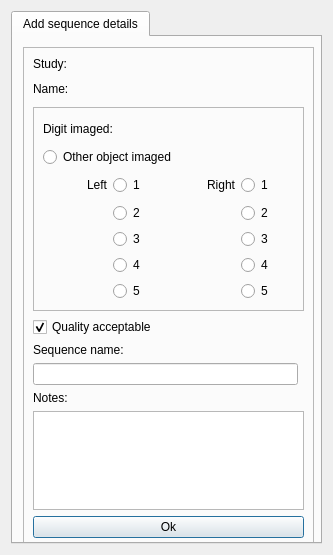
<?xml version="1.0" encoding="UTF-8"?>
<ui version="4.0">
 <class>end_sequenceDialog</class>
 <widget class="QDialog" name="end_sequenceDialog">
  <property name="geometry">
   <rect>
    <x>0</x>
    <y>0</y>
    <width>333</width>
    <height>555</height>
   </rect>
  </property>
  <property name="windowTitle">
   <string>Finalise sequence:</string>
  </property>
  <property name="modal">
   <bool>true</bool>
  </property>
  <layout class="QVBoxLayout" name="verticalLayout">
   <item>
    <widget class="QTabWidget" name="tabWidget">
     <property name="currentIndex">
      <number>0</number>
     </property>
     <widget class="QWidget" name="searchPage">
      <attribute name="title">
       <string>Add sequence details</string>
      </attribute>
      <widget class="QFrame" name="frame">
       <property name="geometry">
        <rect>
         <x>10</x>
         <y>10</y>
         <width>291</width>
         <height>501</height>
        </rect>
       </property>
       <property name="frameShape">
        <enum>QFrame::StyledPanel</enum>
       </property>
       <property name="frameShadow">
        <enum>QFrame::Raised</enum>
       </property>
       <layout class="QGridLayout" name="gridLayout_4">
        <item row="1" column="0">
         <widget class="QLabel" name="nameLabel">
          <property name="minimumSize">
           <size>
            <width>80</width>
            <height>24</height>
           </size>
          </property>
          <property name="text">
           <string>Name:</string>
          </property>
         </widget>
        </item>
        <item row="8" column="0" colspan="2">
         <widget class="QPushButton" name="endSequenceButton">
          <property name="text">
           <string>Ok</string>
          </property>
         </widget>
        </item>
        <item row="6" column="0">
         <widget class="QLabel" name="label">
          <property name="text">
           <string>Notes:</string>
          </property>
         </widget>
        </item>
        <item row="7" column="0" colspan="2">
         <widget class="QPlainTextEdit" name="sequenceNotesPlainTextEdit"/>
        </item>
        <item row="0" column="0">
         <widget class="QLabel" name="studyLabel">
          <property name="text">
           <string>Study:</string>
          </property>
         </widget>
        </item>
        <item row="2" column="0" colspan="2">
         <widget class="QFrame" name="frame_2">
          <property name="frameShape">
           <enum>QFrame::StyledPanel</enum>
          </property>
          <property name="frameShadow">
           <enum>QFrame::Raised</enum>
          </property>
          <layout class="QGridLayout" name="gridLayout_2">
           <item row="0" column="0" colspan="2">
            <widget class="QLabel" name="findDigitLabel">
             <property name="minimumSize">
              <size>
               <width>0</width>
               <height>24</height>
              </size>
             </property>
             <property name="text">
              <string>Digit imaged:</string>
             </property>
            </widget>
           </item>
           <item row="2" column="0">
            <widget class="QLabel" name="label_33">
             <property name="minimumSize">
              <size>
               <width>0</width>
               <height>24</height>
              </size>
             </property>
             <property name="text">
              <string>Left</string>
             </property>
             <property name="alignment">
              <set>Qt::AlignRight|Qt::AlignTrailing|Qt::AlignVCenter</set>
             </property>
            </widget>
           </item>
           <item row="2" column="2">
            <widget class="QLabel" name="label_34">
             <property name="minimumSize">
              <size>
               <width>0</width>
               <height>24</height>
              </size>
             </property>
             <property name="text">
              <string>Right</string>
             </property>
             <property name="alignment">
              <set>Qt::AlignRight|Qt::AlignTrailing|Qt::AlignVCenter</set>
             </property>
            </widget>
           </item>
           <item row="1" column="0" colspan="2">
            <widget class="QRadioButton" name="otherDigitRadioButton">
             <property name="text">
              <string>Other object imaged</string>
             </property>
            </widget>
           </item>
           <item row="2" column="3">
            <widget class="QRadioButton" name="RD1radioButton">
             <property name="text">
              <string>1</string>
             </property>
            </widget>
           </item>
           <item row="2" column="1">
            <widget class="QRadioButton" name="LD1radioButton">
             <property name="text">
              <string>1</string>
             </property>
            </widget>
           </item>
           <item row="3" column="1">
            <widget class="QRadioButton" name="LD2radioButton">
             <property name="text">
              <string>2</string>
             </property>
            </widget>
           </item>
           <item row="4" column="1">
            <widget class="QRadioButton" name="LD3radioButton">
             <property name="text">
              <string>3</string>
             </property>
            </widget>
           </item>
           <item row="3" column="3">
            <widget class="QRadioButton" name="RD2radioButton">
             <property name="text">
              <string>2</string>
             </property>
            </widget>
           </item>
           <item row="4" column="3">
            <widget class="QRadioButton" name="RD3radioButton">
             <property name="text">
              <string>3</string>
             </property>
            </widget>
           </item>
           <item row="5" column="3">
            <widget class="QRadioButton" name="RD4radioButton">
             <property name="text">
              <string>4</string>
             </property>
            </widget>
           </item>
           <item row="5" column="1">
            <widget class="QRadioButton" name="LD4radioButton">
             <property name="text">
              <string>4</string>
             </property>
            </widget>
           </item>
           <item row="6" column="1">
            <widget class="QRadioButton" name="LD5radioButton">
             <property name="text">
              <string>5</string>
             </property>
            </widget>
           </item>
           <item row="6" column="3">
            <widget class="QRadioButton" name="RD5radioButton">
             <property name="text">
              <string>5</string>
             </property>
            </widget>
           </item>
          </layout>
         </widget>
        </item>
        <item row="4" column="0">
         <widget class="QLabel" name="sequenceNameLabel">
          <property name="text">
           <string>Sequence name:</string>
          </property>
         </widget>
        </item>
        <item row="5" column="0">
         <widget class="QLineEdit" name="sequenceNameLineEdit"/>
        </item>
        <item row="3" column="0">
         <widget class="QCheckBox" name="qualityCheckBox">
          <property name="text">
           <string>Quality acceptable</string>
          </property>
          <property name="checked">
           <bool>true</bool>
          </property>
         </widget>
        </item>
       </layout>
      </widget>
     </widget>
    </widget>
   </item>
  </layout>
 </widget>
 <resources/>
 <connections/>
</ui>
